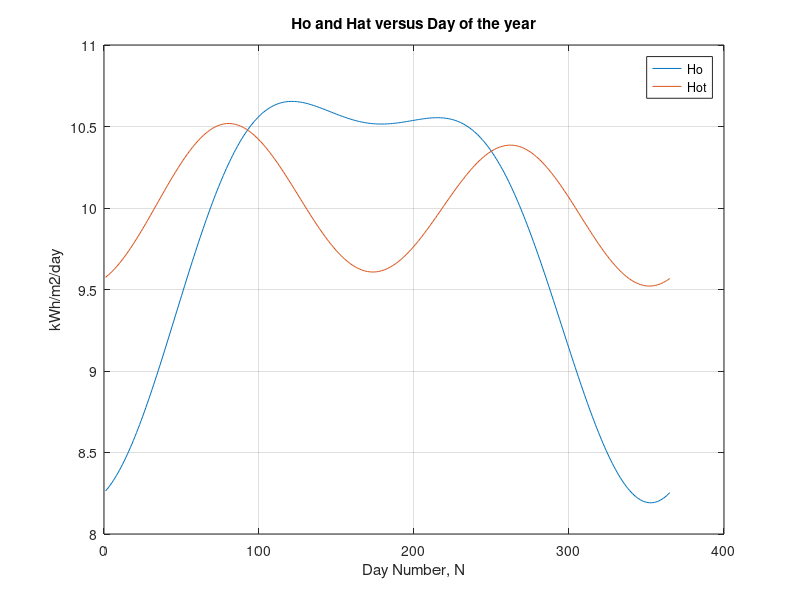
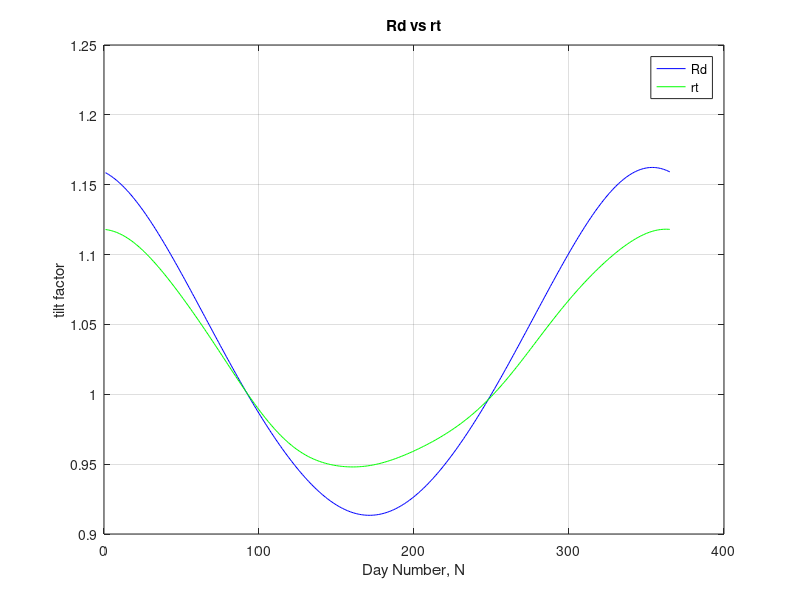
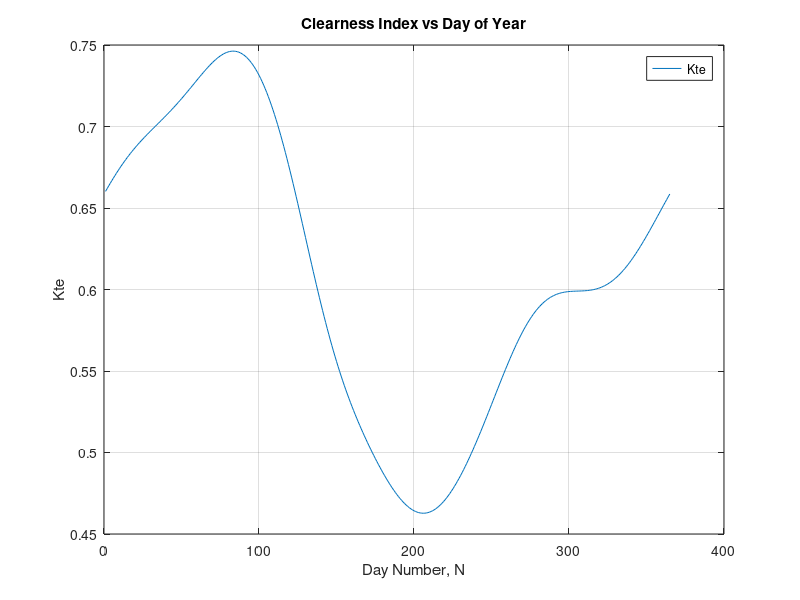

These charts were generated, in order, by the following MATLAB code:
%   Description: This file calculates the incident energy on a horizontal/tilted surface given the
%   latitude and day number with atmospheric effects taken into consideration.
 


%   INPUTS: N = Day Number, N=1 for Jan 1st and N=365 for December 31st, Feb 29th is not included.

%           Q = Latitude of the place in degrees (need to convert to radians, places on earth are on
%               certain arc lengths and arc length are measured in radians as per standards.

%   Author: Abhisek Adhikari
%   Created on: Jun 2022

clc
clear

%Inputs
%Locality = 27 degrees, 39 minutes; (Just used my office location, you can
%           use your required site location)

Q = 12.97;  % expressed in degrees, took different location to adjust with data gathered for modeling

x = Q-35; %Fourier Curve Fit variable
Q = Q * pi/180; %now converted latitude into radians

B = 10*pi/180; %tilt angle in radians as found optimal without atmosphere

% constants

Lsc = 1.37; % kW/m2 mean solar constant (does not depend on earth's position relative to sun)

rho = 0.2; %reflection coeffecient, small value since we assume the site is in plains

G =[ 1.6225   -0.2288   -0.0068;     % water vapor estimate equation coeffeients
    1.6881   -0.0069   -0.0020;
   -1.2463   -0.0816   -0.0010;
    0.5667    0.0714    0.0019;
   -1.2174    0.0059    0.0014;
   -0.0975   -0.0131   -0.0004;
    0.4983    0.0607    0.0015 ];
% Clearness index estimate quation coeffecients

 A = [ 0.5564  0.0089    0.0002    0.0743   -0.0089;
   -0.2351    0.0119    0.0004    0.1475   -0.0238;
   -0.1007   -0.0090   -0.0004    0.1027   -0.0200;
    0.0134    0.0040    0.0002   -0.0070    0.0010;
    0.1300   -0.0133   -0.0003   -0.0848    0.0098;
   -0.0601    0.0048    0.0002    0.0734   -0.0133;
    0.0968    0.0058    0.0002   -0.0282    0.0010];


%Calculation of insolation and energy on all days of the year
    
for N = 1:365
    %Claculation of Declination, Declination accounts for days in a year/ time of a year.
    t = 2*pi*(N-80)/365;       %equinox is at N=80  so N-80 is done.
    d = 23.45*sin(t)*(pi/180); % declination expressed in radians, this formula gives best approximation for declination angle, found in literature. 
    
    %calculation of extraterrestrial insolation scale factor
    k = 1 + 0.033*cos(2*pi*N/365); % for scaling Lsc depending on number of day in year, derived
                                   % empiricaly, I took from certain literatures
    
    wsr = acos(-1 * tan(Q)*tan(d)); %solar hours calculation
          
    wsrB = acos(-1 * tan(Q-B)*tan(d)); %hour angle based on tilt angle B
    
    wsrt = min(wsr, wsrB);
    
    Ho(N) = (24*k*Lsc/pi)*(cos(Q)*cos(d)*sin(wsr)+wsr*sin(Q)*sin(d));
    
    Hot(N) = (24*k*Lsc/pi)*(cos(Q-B)*cos(d)*sin(wsrt)+wsrt*sin(Q-B)*sin(d)); %energy on tilted surface
    
    days(N) = N;
    
    %Introduction of atmospheric effects
    %estimate water vapor content
    
    XX=[1;x;x*x];
    G1= G(1,1:3)*XX;
    G2= G(2,1:3)*XX;
    G3= G(3,1:3)*XX;
    G4= G(4,1:3)*XX;
    G5= G(5,1:3)*XX;
    G6= G(6,1:3)*XX;
    G7= G(7,1:3)*XX;
   W(N) = G1+G2*sin(t)+G3*sin(2*t)+G4*sin(4*t)+G5*cos(t)+G6*cos(2*t)+G7*cos(3*t); 
    
    % estimated clearness index
    
    YY=[1;x;x*x;W(N);W(N)*W(N)];
    A1= A(1,1:5)*YY;
    A2= A(2,1:5)*YY;
    A3= A(3,1:5)*YY;
    A4= A(4,1:5)*YY;
    A5= A(5,1:5)*YY;
    A6= A(6,1:5)*YY;
    A7= A(7,1:5)*YY;
   Kte(N) = A1+A2*sin(t)+A3*sin(2*t)+A4*sin(4*t)+A5*cos(t)+A6*cos(2*t)+A7*cos(3*t); 
    
    Rd(N) = Hot(N)/Ho(N); %tilt factor
    
    Kd(N) = 1-1.13*Kte(N); %Kd(N)=Hd/Ha diffuse radiation factor, approximated it using the equation.
    
    rt(N) = ((1-Kd(N))*Rd(N)) + (Kd(N)*(1+cos(B))/2) + (rho*(1-cos(B))/2); %overall titlt factor
    
end

Hat_direct = Rd.*Kte.*Ho; % diffused and reflected factor not included

Hat = rt.*Kte.*Ho; % tilted surface with atmospheric effects  

%show results

Hat_trans = (Hat'/6).*1000


figure(1),plot(days,Ho, days, Hot); 
h=plot(days,Ho, days, Hot);
legend(h,'Ho','Hot');
grid, xlabel('Day Number, N'), ylabel('kWh/m2/day'), title('Ho and Hat versus Day of the year');

figure(2),plot(days,Rd,'b',days,rt,'g');

g= plot(days,Rd,'b',days,rt,'g');
legend(g,'Rd','rt');
grid, xlabel('Day Number, N'), ylabel('tilt factor'), title('Rd vs rt');


figure(3),plot(days,Kte);
i = plot(days,Kte);
legend(i,'Kte');
grid, xlabel('Day Number, N'), ylabel('Kte'), title('Clearness Index vs Day of Year');    
